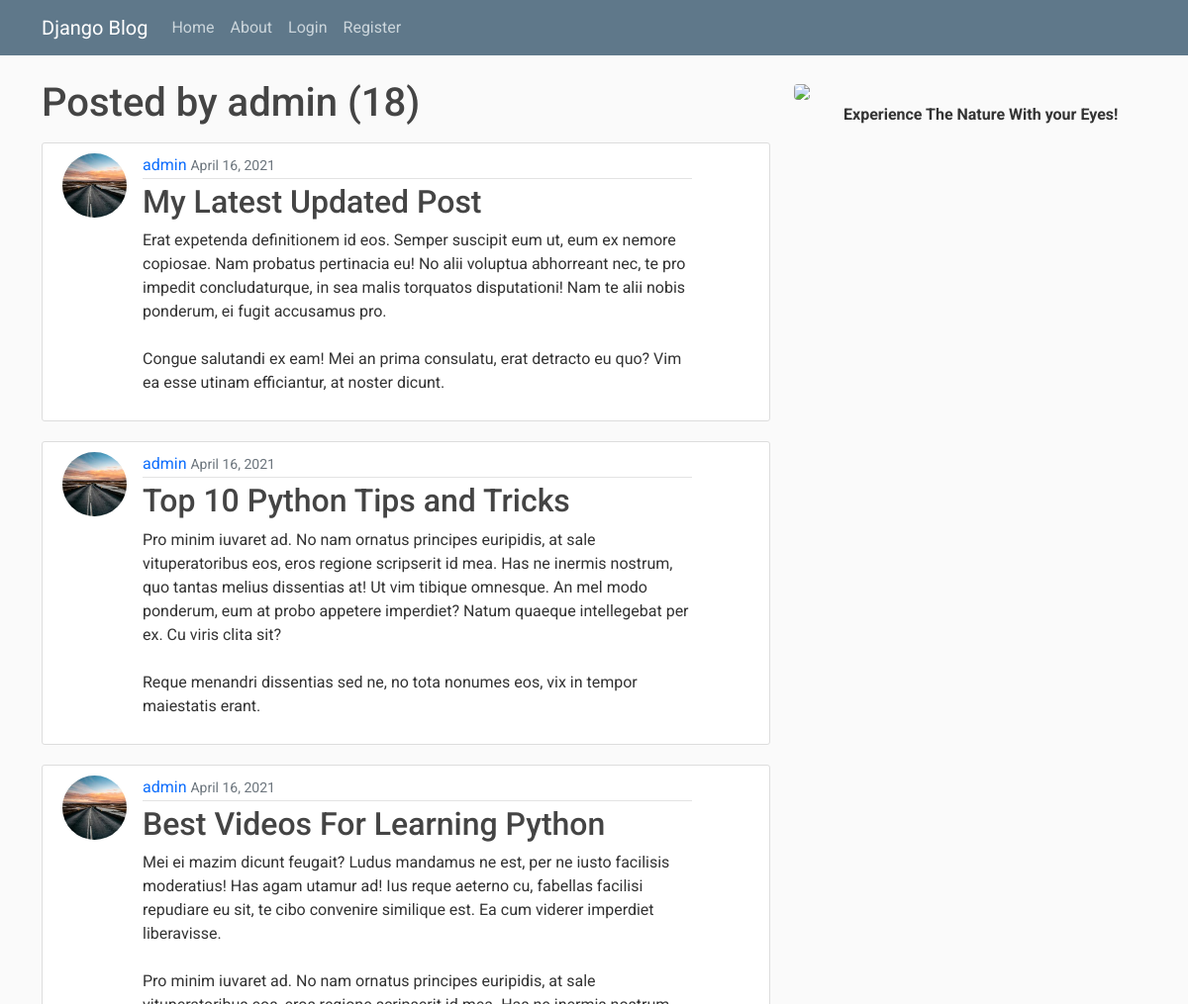
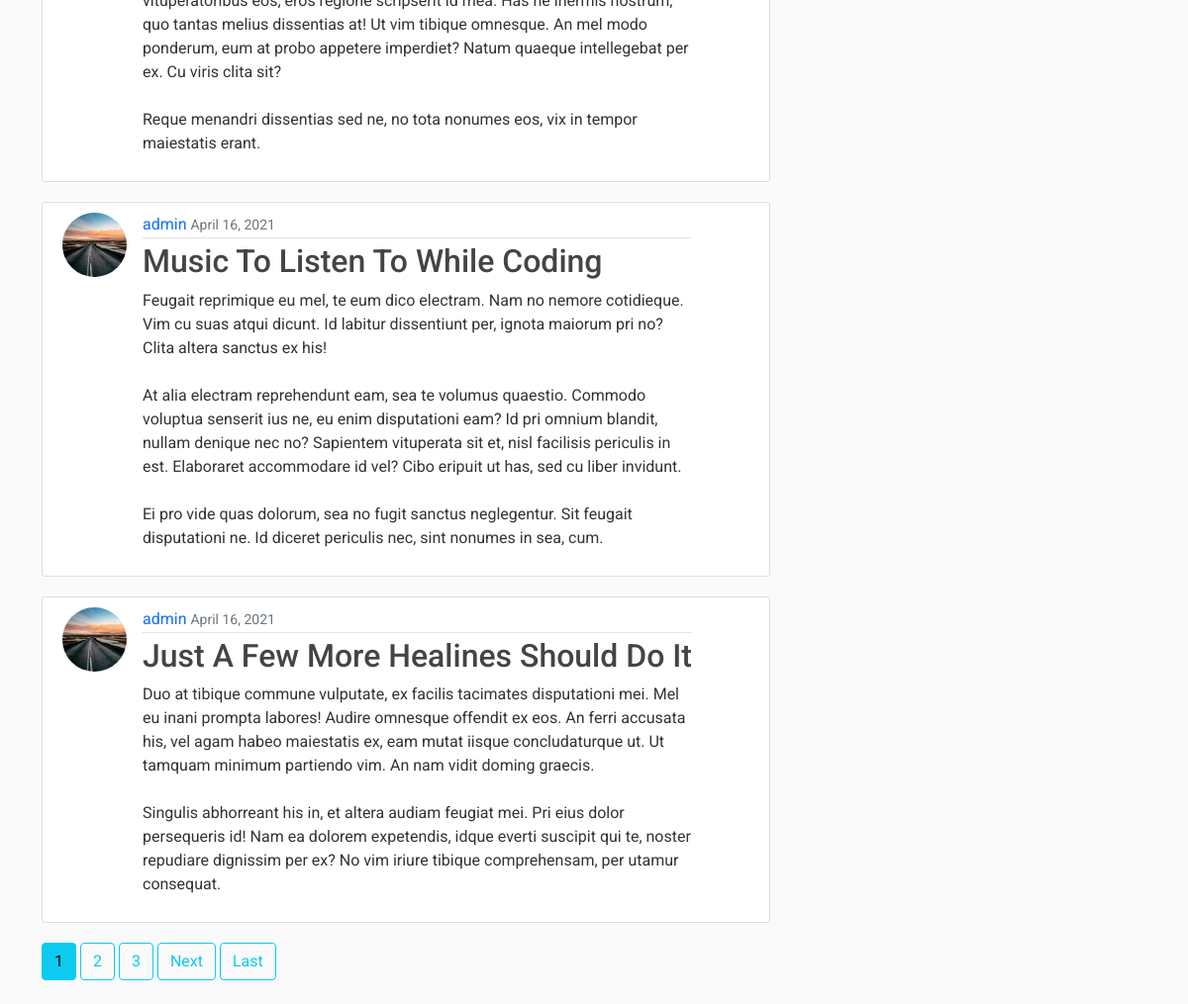
Screenshot of /user/admin with the database file from the repository (2 pictures, top to bottom).
### blog/models.py (models this page shows, shortened)
class Post(models.Model):
    title = models.CharField(max_length=100)
    content = models.TextField()
    date_posted = models.DateTimeField(default=timezone.now)
    author = models.ForeignKey(User, on_delete=models.CASCADE)

### user/models.py (models this page shows, shortened)
class Profile(models.Model):
    user = models.OneToOneField(User, on_delete=models.CASCADE)
    image = models.ImageField(upload_to='profile_pics', default="default.jpg")

### blog/views.py (the view)
# urls.py: path('user/<str:username>', UserPostListView.as_view(), name="user-posts"),
class UserPostListView(ListView):
    model = Post
    template_name = 'blog/user_posts.html'
    context_object_name = 'posts'
    paginate_by = 5
    def get_queryset(self):
        user = get_object_or_404(User, username=self.kwargs.get('username'))
        return Post.objects.filter(author=user).order_by('-date_posted')

### blog/templates/blog/user_posts.html (shortened to what this page needs)
{% extends "blog/base.html" %} {% block content %}
<h1 class="mb-3">
    Posted by {{ view.kwargs.username }} ({{ page_obj.paginator.count }})
</h1>
{% for post in posts %}
<article class="media content-section">
    <img class="rounded-circle article-img" src="{{ post.author.profile.image.url }}" />
    <div class="media-body">
        <div class="article-metadata">
            <a class="mr-2" href="{% url 'user-posts' post.author.username %}">{{ post.author }}</a>
            <small class="text-muted">{{ post.date_posted| date:"F d, Y" }}</small>
        </div>
        <h2>
            <a class="article-title" href="{% url 'post-detail' post.id %}">{{ post.title }}</a>
        </h2>
        <p class="article-content">{{ post.content }}</p>
    </div>
</article>
{% endfor %}
{% if is_paginated %}
{% for num in page_obj.paginator.page_range %}
{% if page_obj.number == num %}
<a class="btn btn-info mb-4" href="?page={{ num }}">{{ num }}</a>
{% elif num > page_obj.number|add:'-3' and num < page_obj.number|add:'3' %}
<a class="btn btn-outline-info mb-4" href="?page={{ num }}">{{num}}</a>
{% endif %}
{% endfor %}
{% if page_obj.has_next %}
<a class="btn btn-outline-info mb-4" href="?page={{ page_obj.next_page_number}}">Next</a>
<a class="btn btn-outline-info mb-4" href="?page={{ page_obj.paginator.num_pages }}">Last</a>
{% endif %}
{% endif %}
{% endblock content %}

### blog/static/blog/main.css (style rules this page uses)
body { background: #fafafa; color: #333333; margin-top: 5rem; }
h1, h2, h3, h4, h5, h6 { color: #444444; }
.content-section { background: #ffffff; padding: 10px 20px; border: 1px solid #dddddd; border-radius: 3px; margin-bottom: 20px; }
.article-title { color: #444444; }
.article-content { white-space: pre-line; }
.article-img { height: 65px; width: 65px; margin-right: 16px; }
.article-metadata { padding-bottom: 1px; margin-bottom: 4px; border-bottom: 1px solid #e3e3e3; }

### blog/templates/blog/user_posts.html (style rules this page uses)
.media { display: flex; }
.media-body { width: 80%; }
a { text-decoration: none; }

### blog/templates/blog/base.html (style rules this page uses)
* { font-family: 'Roboto', sans-serif; }
img { object-fit: cover; border-radius: 4px; }

### rows the page displays
Post: author.profile.image (picture), author "admin", date_posted "April 16, 2021", title "My Latest Updated Post", content "Erat expetenda definitionem id eos. Semper suscipit eum ut, eum ex nemore copiosae. Nam probatus pertinacia eu! No alii voluptua abhorreant nec, te pro impedit concludaturque, in sea malis torquatos disputationi! Nam te alii nobis ponderum, ei fugit accusamus pro. Congue salutandi ex eam! Mei an prima consulatu, erat detracto eu quo? Vim ea esse utinam efficiantur, at noster dicunt."
Post: author.profile.image (picture), author "admin", date_posted "April 16, 2021", title "Top 10 Python Tips and Tricks", content "Pro minim iuvaret ad. No nam ornatus principes euripidis, at sale vituperatoribus eos, eros regione scripserit id mea. Has ne inermis nostrum, quo tantas melius dissentias at! Ut vim tibique omnesque. An mel modo ponderum, eum at probo appetere imperdiet? Natum quaeque intellegebat per ex. Cu viris clita sit? Reque menandri dissentias sed ne, no tota nonumes eos, vix in tempor maiestatis erant."
Post: author.profile.image (picture), author "admin", date_posted "April 16, 2021", title "Best Videos For Learning Python", content "Mei ei mazim dicunt feugait? Ludus mandamus ne est, per ne iusto facilisis moderatius! Has agam utamur ad! Ius reque aeterno cu, fabellas facilisi repudiare eu sit, te cibo convenire similique est. Ea cum viderer imperdiet liberavisse. Pro minim iuvaret ad. No nam ornatus principes euripidis, at sale vituperatoribus eos, eros regione scripserit id mea. Has ne inermis nostrum, quo tantas melius dissentias at! Ut vim tibique omnesque. An mel modo ponderum, eum at probo appetere imperdiet? Natum quaeque intellegebat per ex. Cu viris clita sit? Reque menandri dissentias sed ne, no tota nonumes eos, vix in tempor maiestatis erant."
Post: author.profile.image (picture), author "admin", date_posted "April 16, 2021", title "Music To Listen To While Coding", content "Feugait reprimique eu mel, te eum dico electram. Nam no nemore cotidieque. Vim cu suas atqui dicunt. Id labitur dissentiunt per, ignota maiorum pri no? Clita altera sanctus ex his! At alia electram reprehendunt eam, sea te volumus quaestio. Commodo voluptua senserit ius ne, eu enim disputationi eam? Id pri omnium blandit, nullam denique nec no? Sapientem vituperata sit et, nisl facilisis periculis in est. Elaboraret accommodare id vel? Cibo eripuit ut has, sed cu liber invidunt. Ei pro vide quas dolorum, sea no fugit sanctus neglegentur. Sit feugait disputationi ne. Id diceret periculis nec, sint nonumes in sea, cum."
Post: author.profile.image (picture), author "admin", date_posted "April 16, 2021", title "Just A Few More Healines Should Do It", content "Duo at tibique commune vulputate, ex facilis tacimates disputationi mei. Mel eu inani prompta labores! Audire omnesque offendit ex eos. An ferri accusata his, vel agam habeo maiestatis ex, eam mutat iisque concludaturque ut. Ut tamquam minimum partiendo vim. An nam vidit doming graecis. Singulis abhorreant his in, et altera audiam feugiat mei. Pri eius dolor persequeris id! Nam ea dolorem expetendis, idque everti suscipit qui te, noster repudiare dignissim per ex? No vim iriure tibique comprehensam, per utamur consequat."

### other values shown
{{ view.kwargs.username }} "admin"
{{ page_obj.paginator.count }} "18"
{{ num }} "1"
{{ num }} "2" "3"
